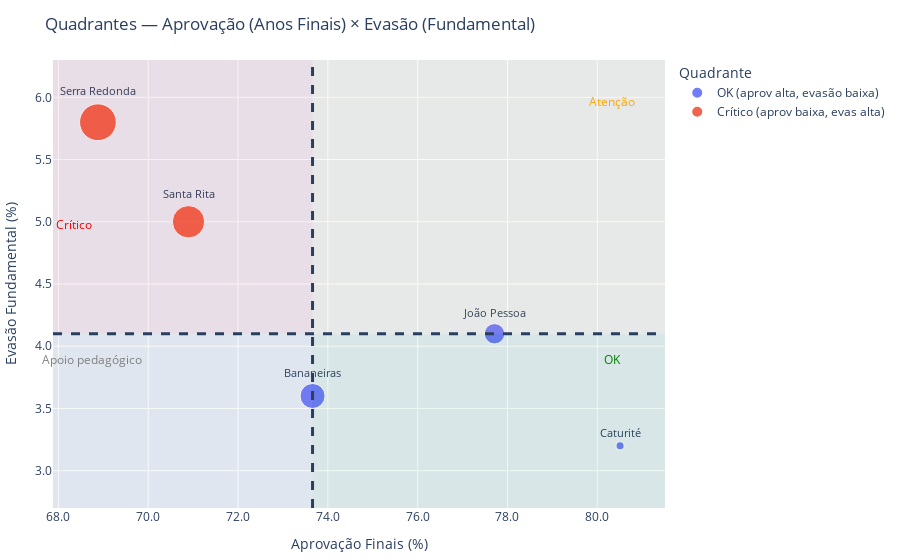

Notebook source saved alongside this figure:
### Code cell
import plotly.express as px
import plotly.graph_objects as go
import numpy as np

def graf_quadrantes(base=df_static, usar_tamanho_por_risco=True):
    t = base.dropna(subset=["APROVACAO_FINAIS_%","EVASAO_FUNDAMENTAL"]).copy()
    if t.empty:
        raise ValueError("Sem dados para plotar quadrantes.")

    # Cortes (medianas)
    cut_x = t["APROVACAO_FINAIS_%"].median()
    cut_y = t["EVASAO_FUNDAMENTAL"].median()

    # Rótulo de quadrante
    conds = [
        (t["APROVACAO_FINAIS_%"] < cut_x) & (t["EVASAO_FUNDAMENTAL"] > cut_y),
        (t["APROVACAO_FINAIS_%"] >= cut_x) & (t["EVASAO_FUNDAMENTAL"] > cut_y),
        (t["APROVACAO_FINAIS_%"] < cut_x) & (t["EVASAO_FUNDAMENTAL"] <= cut_y),
        (t["APROVACAO_FINAIS_%"] >= cut_x) & (t["EVASAO_FUNDAMENTAL"] <= cut_y),
    ]
    labels = ["Crítico (aprov baixa, evas alta)",
              "Atenção (aprov alta, evas alta)",
              "Apoio pedagógico (aprov baixa, evasão baixa)",
              "OK (aprov alta, evasão baixa)"]
    t["Quadrante"] = np.select(conds, labels)

    # Abrevia nome para rótulo curto no ponto
    t["LABEL"] = t["MUNICIPIO_NOME"].str.title().str.slice(0, 18)

    # Range com folga
    pad_x = max(1.0, (t["APROVACAO_FINAIS_%"].max() - t["APROVACAO_FINAIS_%"].min())*0.06)
    pad_y = max(0.5, (t["EVASAO_FUNDAMENTAL"].max() - t["EVASAO_FUNDAMENTAL"].min())*0.08)
    xr = [t["APROVACAO_FINAIS_%"].min()-pad_x, t["APROVACAO_FINAIS_%"].max()+pad_x]
    yr = [t["EVASAO_FUNDAMENTAL"].min()-pad_y, t["EVASAO_FUNDAMENTAL"].max()+pad_y]

    size_arg = "SCORE_RISCO" if usar_tamanho_por_risco and "SCORE_RISCO" in t.columns else None

    fig = px.scatter(
        t, x="APROVACAO_FINAIS_%", y="EVASAO_FUNDAMENTAL",
        color="Quadrante", size=size_arg, size_max=26,
        hover_data=["MUNICIPIO_NOME","APROVACAO_INICIAIS_%","GAP_APROV_%","SCORE_RISCO"],
        text="LABEL",
        title="Quadrantes — Aprovação (Anos Finais) × Evasão (Fundamental)",
        labels={"APROVACAO_FINAIS_%":"Aprovação Finais (%)","EVASAO_FUNDAMENTAL":"Evasão Fundamental (%)"},
    )

    # Pontos maiores, rótulos acima
    fig.update_traces(marker=dict(line=dict(width=1, color="white"), opacity=0.9))
    fig.update_traces(textposition="top center", textfont=dict(size=11))

    # Sombras dos quadrantes
    fig.add_shape(type="rect", x0=xr[0], x1=cut_x, y0=cut_y, y1=yr[1], fillcolor="red", opacity=0.06, line_width=0)
    fig.add_shape(type="rect", x0=cut_x, x1=xr[1], y0=cut_y, y1=yr[1], fillcolor="orange", opacity=0.06, line_width=0)
    fig.add_shape(type="rect", x0=xr[0], x1=cut_x, y0=yr[0], y1=cut_y, fillcolor="gray", opacity=0.06, line_width=0)
    fig.add_shape(type="rect", x0=cut_x, x1=xr[1], y0=yr[0], y1=cut_y, fillcolor="green", opacity=0.06, line_width=0)

    # Linhas de corte mais visíveis
    fig.add_vline(x=cut_x, line_width=3, line_dash="dash")
    fig.add_hline(y=cut_y, line_width=3, line_dash="dash")

    # Anotações dos quadrantes
    fig.add_annotation(x=xr[0]+(cut_x-xr[0])*0.08, y=yr[1]-(yr[1]-cut_y)*0.60,
                       text="Crítico", showarrow=False, font=dict(size=12, color="red"))
    fig.add_annotation(x=cut_x+(xr[1]-cut_x)*0.85, y=yr[1]-(yr[1]-cut_y)*0.15,
                       text="Atenção", showarrow=False, font=dict(size=12, color="orange"))
    fig.add_annotation(x=xr[0]+(cut_x-xr[0])*0.15, y=cut_y-(cut_y-yr[0])*0.15,
                       text="Apoio pedagógico", showarrow=False, font=dict(size=12, color="gray"))
    fig.add_annotation(x=cut_x+(xr[1]-cut_x)*0.85, y=cut_y-(cut_y-yr[0])*0.15,
                       text="OK", showarrow=False, font=dict(size=12, color="green"))


    # Layout
    fig.update_layout(
        xaxis=dict(range=xr, tickformat=".1f"),
        yaxis=dict(range=yr, tickformat=".1f"),
        legend_title_text="Quadrante",
        margin=dict(l=10, r=10, t=60, b=10),
    )
    return fig
graf_quadrantes().show()

### Figure 1 — Plotly figure (JSON) as saved in the notebook; plotly's stock layout.template omitted (floating-point values rounded to 4 significant figures)
{"data": [{"customdata": [["BANANEIRAS", 87.25, 13.59, 0.456], ["CATURITÉ", 89.31, 8.803, 0.04741], ["JOÃO PESSOA", 86.14, 8.431, 0.302]], "hovertemplate": "Quadrante=OK (aprov alta, evasão baixa)<br>Aprovação Finais (%)=%{x}<br>Evasão Fundamental (%)=%{y}<br>SCORE_RISCO=%{customdata[3]}<br>LABEL=%{text}<br>MUNICIPIO_NOME=%{customdata[0]}<br>APROVACAO_INICIAIS_%=%{customdata[1]}<br>GAP_APROV_%=%{customdata[2]}<extra></extra>", "legendgroup": "OK (aprov alta, evasão baixa)", "marker": {"color": "#636efa", "line": {"color": "white", "width": 1}, "opacity": 0.9, "size": [0.456, 0.04741, 0.302], "sizemode": "area", "sizeref": 0.001456, "symbol": "circle"}, "mode": "markers+text", "name": "OK (aprov alta, evasão baixa)", "orientation": "v", "showlegend": true, "text": ["Bananeiras", "Caturité", "João Pessoa"], "textfont": {"size": 11}, "textposition": "top center", "type": "scatter", "x": [73.66, 80.51, 77.71], "xaxis": "x", "y": [3.6, 3.2, 4.1], "yaxis": "y"}, {"customdata": [["SANTA RITA", 81.9, 11.01, 0.7618], ["SERRA REDONDA", 81.05, 12.17, 0.9844]], "hovertemplate": "Quadrante=Crítico (aprov baixa, evas alta)<br>Aprovação Finais (%)=%{x}<br>Evasão Fundamental (%)=%{y}<br>SCORE_RISCO=%{customdata[3]}<br>LABEL=%{text}<br>MUNICIPIO_NOME=%{customdata[0]}<br>APROVACAO_INICIAIS_%=%{customdata[1]}<br>GAP_APROV_%=%{customdata[2]}<extra></extra>", "legendgroup": "Crítico (aprov baixa, evas alta)", "marker": {"color": "#EF553B", "line": {"color": "white", "width": 1}, "opacity": 0.9, "size": [0.7618, 0.9844], "sizemode": "area", "sizeref": 0.001456, "symbol": "circle"}, "mode": "markers+text", "name": "Crítico (aprov baixa, evas alta)", "orientation": "v", "showlegend": true, "text": ["Santa Rita", "Serra Redonda"], "textfont": {"size": 11}, "textposition": "top center", "type": "scatter", "x": [70.9, 68.88], "xaxis": "x", "y": [5, 5.8], "yaxis": "y"}], "layout": {"annotations": [{"font": {"color": "red", "size": 12}, "showarrow": false, "text": "Crítico", "x": 68.34, "y": 4.98}, {"font": {"color": "orange", "size": 12}, "showarrow": false, "text": "Atenção", "x": 80.33, "y": 5.97}, {"font": {"color": "gray", "size": 12}, "showarrow": false, "text": "Apoio pedagógico", "x": 68.75, "y": 3.89}, {"font": {"color": "green", "size": 12}, "showarrow": false, "text": "OK", "x": 80.33, "y": 3.89}], "legend": {"itemsizing": "constant", "title": {"text": "Quadrante"}, "tracegroupgap": 0}, "margin": {"b": 10, "l": 10, "r": 10, "t": 60}, "shapes": [{"fillcolor": "red", "line": {"width": 0}, "opacity": 0.06, "type": "rect", "x0": 67.88, "x1": 73.66, "y0": 4.1, "y1": 6.3}, {"fillcolor": "orange", "line": {"width": 0}, "opacity": 0.06, "type": "rect", "x0": 73.66, "x1": 81.51, "y0": 4.1, "y1": 6.3}, {"fillcolor": "gray", "line": {"width": 0}, "opacity": 0.06, "type": "rect", "x0": 67.88, "x1": 73.66, "y0": 2.7, "y1": 4.1}, {"fillcolor": "green", "line": {"width": 0}, "opacity": 0.06, "type": "rect", "x0": 73.66, "x1": 81.51, "y0": 2.7, "y1": 4.1}, {"line": {"dash": "dash", "width": 3}, "type": "line", "x0": 73.66, "x1": 73.66, "xref": "x", "y0": 0, "y1": 1, "yref": "y domain"}, {"line": {"dash": "dash", "width": 3}, "type": "line", "x0": 0, "x1": 1, "xref": "x domain", "y0": 4.1, "y1": 4.1, "yref": "y"}], "title": {"text": "Quadrantes — Aprovação (Anos Finais) × Evasão (Fundamental)"}, "xaxis": {"anchor": "y", "domain": [0, 1], "range": [67.88, 81.51], "tickformat": ".1f", "title": {"text": "Aprovação Finais (%)"}}, "yaxis": {"anchor": "x", "domain": [0, 1], "range": [2.7, 6.3], "tickformat": ".1f", "title": {"text": "Evasão Fundamental (%)"}}}}
